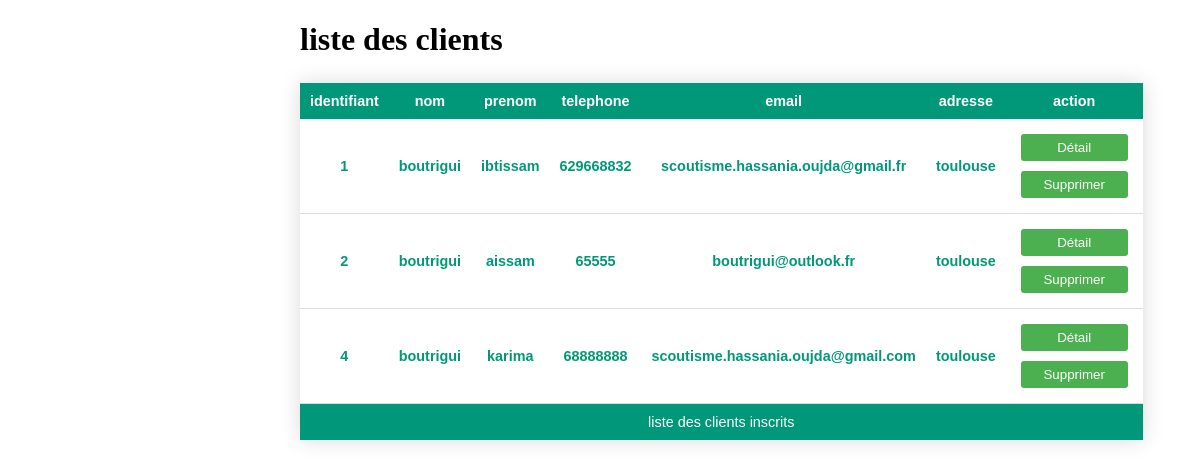
Page /liste.php on the committed database.
### tables this page shows
CREATE TABLE `clients` (
  `id` int(100) NOT NULL,
  `nom` varchar(30) NOT NULL,
  `prenom` varchar(30) NOT NULL,
  `tel` int(10) NOT NULL,
  `email` varchar(100) NOT NULL,
  `adresse` varchar(200) NOT NULL
);

### liste.php (the view, shortened to what this page needs)
<!DOCTYPE html>
<html lang="fr">
    <head>
    </head>
    <body>
		<h1>liste des clients</h1>
	    <table>
		<thead>
	    <tr>
		    <th>identifiant</th>
			<th>nom</th>
			<th>prenom</th>
			<th>telephone</th>
			<th>email</th>
			<th>adresse</th>
			<th>action</th>
		</tr>
		</thead>
		<?php
		    include "connexion.php";
			$req=mysqli_query($link,"select * from clients");
		while($res=mysqli_fetch_array($req))
	    {
		?>
		<tbody>
		<tr>
		    <td><?php echo $res["id"];?></td>
			<td><?php echo $res["nom"];?></td>
			<td><?php echo $res["prenom"];?></td>
			<td><?php echo $res["tel"];?></td>
			<td><?php echo $res["email"];?></td>
			<td><?php echo $res["adresse"];?></td>
			<td>
			    <form action="afficher.php" method="POST">
					<input type="submit" value="Détail"/>
				</form>
				<form action="Supprimer.php" method="post">
					<input type="submit" value="Supprimer"/>
				</form>
			</td>
		</tr>
		</tbody>
		<?php
		}
		?>
		<tfoot>
		    <tr>
			    <td colspan="7">
					   liste des clients inscrits
				</td>
			</tr>
		</tfoot>
		</table>
    </body>
</html>

### liste.php (style rules this page uses)
body { width : 50%; margin : auto }
table { border-collapse : collapse; margin : 25px 0; padding : 5px; font-size : 0.9em; font-family : sans-serif; box-shadow : 0 0 20px rgba(0,0,0,0.15); }
td,th { padding : 10px; text-align : center; }
thead { padding : 30px; }
tbody tr { border-bottom : 1px solid #dddddd; }
thead tr, tfoot tr { background-color : #009879; color : #ffffff; text-align : center; }
tbody { font-weight : bold; color : #009879; }
input[type="submit"] { width : 8em; background-color : #4caf50; border : none; border-radius : 3px; color : white; padding : 6px; text-align : center; font-weight : blod; margin : 5px; }

### rows in the picture
clients: id "1", nom "boutrigui", prenom "ibtissam", tel "629668832", email "scoutisme.hassania.oujda@gmail.fr", adresse "toulouse"
clients: id "2", nom "boutrigui", prenom "aissam", tel "65555", email "boutrigui@outlook.fr", adresse "toulouse"
clients: id "4", nom "boutrigui", prenom "karima", tel "68888888", email "scoutisme.hassania.oujda@gmail.com", adresse "toulouse"
